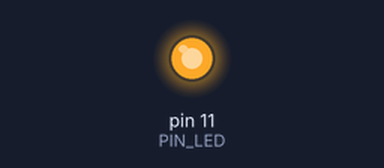
The sketch below on a simulated Arduino Uno, built with avr-gcc and run on an emulated ATmega328P. On the bench: output pins drawn as LEDs (lit = HIGH).

Above: at 0.15 s.
At 1.35 s:
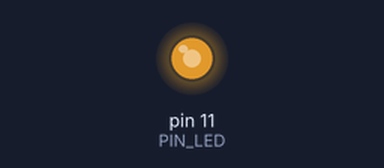
At 2.55 s:
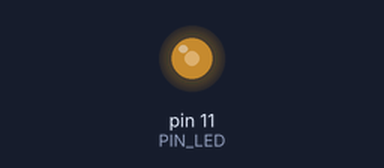
At 5.2 s:
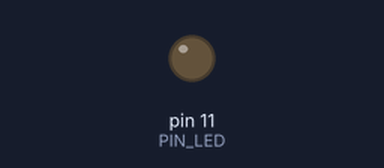
Timing chart, 0 to 6.7 s (numbered marks = the images above):
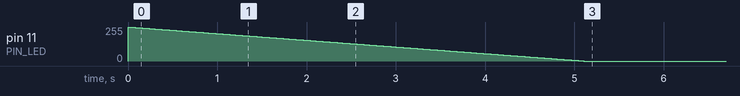

The sketch:

2-3_DimPwmPort.ino
```cpp
// (licence header left out)
#define PIN_LED 11      // Must be a PWM port (i.e., marked by a tilde ~)

int pwmValue = 255;

void setup() {
}

void loop() {
  analogWrite(PIN_LED, pwmValue);
  delay(20);
  pwmValue = max(pwmValue - 1 , 0);
}
```
